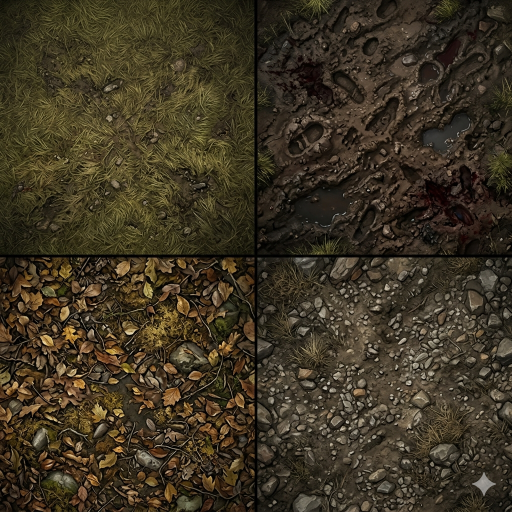
#> input picture assets/terrain/ai_raw/terrain_4grid.png, 1024 x 1024 px (shown at 1/2 size)
$ python assemble_spritesheet.py -i ../../assets/terrain/ai_raw/terrain_4grid.png -o out.png -c 5
#> lines starting #> are read from the running program, lines starting #| are printed output that depends on the picture
#!/usr/bin/env python3
# /// script
# requires-python = ">=3.10"
# dependencies = [
#     "pillow>=10.0.0",
# ]
# ///
"""
assemble_spritesheet.py - 将多张素材图拼成固定网格的精灵图 + 坐标 JSON。

用法：
    uv run assemble_spritesheet.py \\
        --inputs img1.png img2.png img3.png ... \\
        --output spritesheet.png \\
        --cols 4 \\
        [--tile-size 128] \\
        [--padding 0] \\
        [--names player enemy coin ...]

输出：
    <output>.png   精灵图（RGBA）
    <output>.json  坐标数据（frames 数组，每项含 name / x / y / w / h）

JSON 格式示例：
{
  "meta": { "size": [512, 512], "cols": 4, "rows": 4, "tile_size": 128 },
  "frames": [
    { "name": "player", "x": 0,   "y": 0, "w": 128, "h": 128 },
    { "name": "enemy",  "x": 128, "y": 0, "w": 128, "h": 128 },
    ...
  ]
}
"""

import argparse
import json
import math
import sys
from pathlib import Path


def main():
    parser = argparse.ArgumentParser(description="Assemble sprites into a fixed grid sheet")
    parser.add_argument("--inputs", "-i", nargs="+", required=True, help="Input image paths (in order)")
    parser.add_argument("--output", "-o", required=True, help="Output spritesheet path (.png)")
    parser.add_argument("--cols", "-c", type=int, required=True, help="Number of columns in grid")
    parser.add_argument("--tile-size", "-t", type=int, default=128, help="Tile size in pixels (default: 128)")
    parser.add_argument("--padding", "-p", type=int, default=0, help="Padding between tiles in pixels")
    parser.add_argument("--names", "-n", nargs="+", help="Optional name for each frame (defaults to file stem)")
    parser.add_argument("--background", default="transparent",
                        choices=["transparent", "white"],
                        help="Background color for empty cells (default: transparent)")

    args = parser.parse_args()

    from PIL import Image

    inputs = [Path(p) for p in args.inputs]
    missing = [str(p) for p in inputs if not p.exists()]
    if missing:
        print(f"Error: input file(s) not found: {missing}", file=sys.stderr)
        sys.exit(1)

    if args.names and len(args.names) != len(inputs):
        print(
            f"Error: --names count ({len(args.names)}) must match --inputs count ({len(inputs)})",
            file=sys.stderr,
        )
        sys.exit(1)

    names = args.names if args.names else [p.stem for p in inputs]

    n = len(inputs)
    cols = args.cols
    rows = math.ceil(n / cols)
    tile = args.tile_size
    pad = args.padding

    # 每格实际占用 = tile + padding（首尾不留多余 padding）
    sheet_w = cols * tile + (cols - 1) * pad
    sheet_h = rows * tile + (rows - 1) * pad

    if args.background == "transparent":
        sheet = Image.new("RGBA", (sheet_w, sheet_h), (0, 0, 0, 0))
#> sheet: PIL image 640x128 RGBA; every value is 0
    else:
        sheet = Image.new("RGBA", (sheet_w, sheet_h), (255, 255, 255, 255))

    frames = []
    for idx, (path, name) in enumerate(zip(inputs, names)):
        col = idx % cols
        row = idx // cols
        x = col * (tile + pad)
        y = row * (tile + pad)

        img = Image.open(str(path)).convert("RGBA")
        # 等比缩放到 tile 大小，保持原始比例（不足则居中留透明）
        img.thumbnail((tile, tile), Image.LANCZOS)
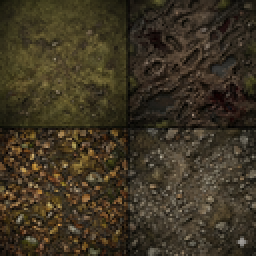
#> img: PIL image 128x128 RGBA (shown 2 times larger); mean R, G, B, A 61.5, 52.5, 35.2, 255
        ox = x + (tile - img.width) // 2
#> ox = 0
        oy = y + (tile - img.height) // 2
#> oy = 0
        sheet.paste(img, (ox, oy), img)
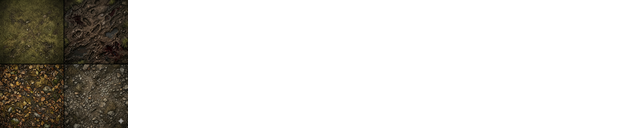
#> sheet: PIL image 640x128 RGBA; mean R, G, B, A 12.3, 10.5, 7, 51; transparent parts drawn white

        frames.append(
            {"name": name, "x": x, "y": y, "w": tile, "h": tile, "index": idx}
        )

    out_path = Path(args.output)
    out_path.parent.mkdir(parents=True, exist_ok=True)
    sheet.save(str(out_path), "PNG")

    meta = {
        "size": [sheet_w, sheet_h],
        "cols": cols,
        "rows": rows,
        "tile_size": tile,
        "padding": pad,
        "count": n,
    }
    json_path = out_path.with_suffix(".json")
    with open(json_path, "w", encoding="utf-8") as f:
        json.dump({"meta": meta, "frames": frames}, f, ensure_ascii=False, indent=2)

    print(f"Spritesheet saved: {out_path.resolve()}")
    print(f"Coordinate JSON:   {json_path.resolve()}")
    print(f"Layout: {cols} cols x {rows} rows, tile {tile}px, total {sheet_w}x{sheet_h}")


if __name__ == "__main__":
    main()
